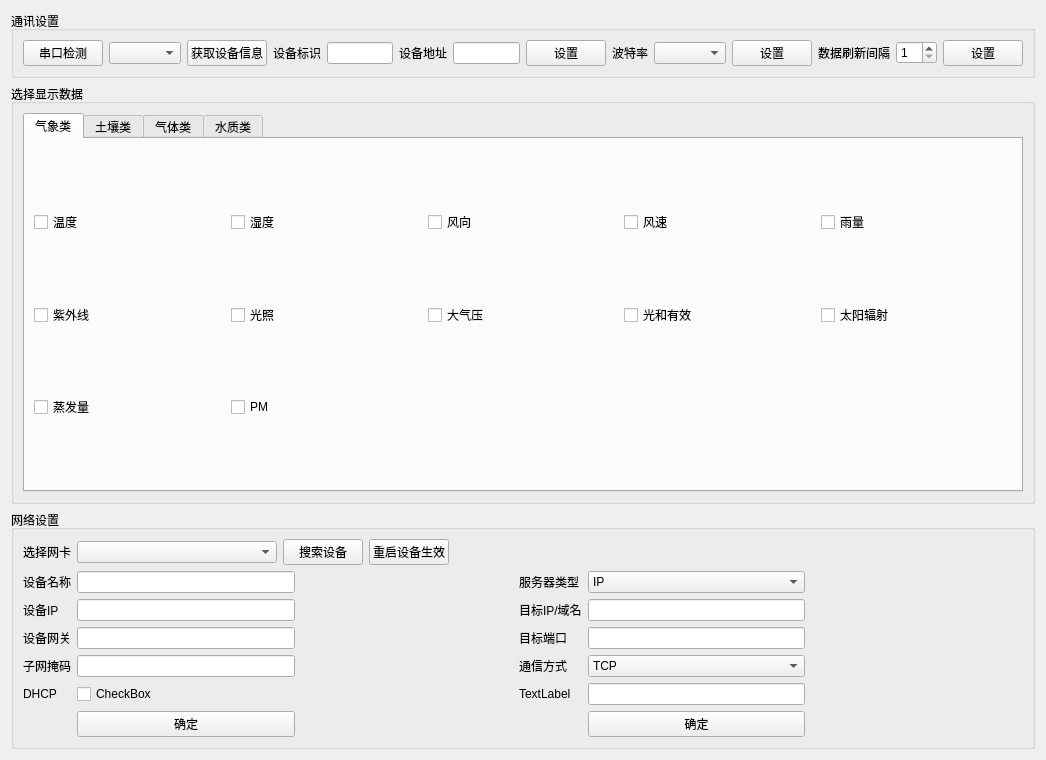
<?xml version="1.0" encoding="UTF-8"?>
<ui version="4.0">
 <class>SettingWindow</class>
 <widget class="QWidget" name="SettingWindow">
  <property name="geometry">
   <rect>
    <x>0</x>
    <y>0</y>
    <width>1046</width>
    <height>760</height>
   </rect>
  </property>
  <property name="windowTitle">
   <string>Form</string>
  </property>
  <property name="styleSheet">
   <string notr="true"/>
  </property>
  <layout class="QVBoxLayout" name="verticalLayout_5">
   <item>
    <widget class="QGroupBox" name="groupBox">
     <property name="title">
      <string>通讯设置</string>
     </property>
     <layout class="QHBoxLayout" name="horizontalLayout_6">
      <item>
       <layout class="QHBoxLayout" name="horizontalLayout">
        <item>
         <spacer name="horizontalSpacer_4">
          <property name="orientation">
           <enum>Qt::Horizontal</enum>
          </property>
          <property name="sizeHint" stdset="0">
           <size>
            <width>12</width>
            <height>20</height>
           </size>
          </property>
         </spacer>
        </item>
        <item>
         <widget class="QPushButton" name="pushButton_search_serial">
          <property name="text">
           <string>串口检测</string>
          </property>
         </widget>
        </item>
        <item>
         <widget class="QComboBox" name="comboBox_serial_list"/>
        </item>
        <item>
         <widget class="QPushButton" name="pushButton_get_device">
          <property name="text">
           <string>获取设备信息</string>
          </property>
         </widget>
        </item>
        <item>
         <spacer name="horizontalSpacer_2">
          <property name="orientation">
           <enum>Qt::Horizontal</enum>
          </property>
          <property name="sizeHint" stdset="0">
           <size>
            <width>40</width>
            <height>20</height>
           </size>
          </property>
         </spacer>
        </item>
        <item>
         <widget class="QLabel" name="label">
          <property name="text">
           <string>设备标识</string>
          </property>
         </widget>
        </item>
        <item>
         <widget class="QLineEdit" name="lineEdit_2"/>
        </item>
        <item>
         <widget class="QLabel" name="label_2">
          <property name="text">
           <string>设备地址</string>
          </property>
         </widget>
        </item>
        <item>
         <widget class="QLineEdit" name="lineEdit_addr"/>
        </item>
        <item>
         <widget class="QPushButton" name="pushButtonsetaddr">
          <property name="text">
           <string>设置</string>
          </property>
         </widget>
        </item>
        <item>
         <spacer name="horizontalSpacer_3">
          <property name="orientation">
           <enum>Qt::Horizontal</enum>
          </property>
          <property name="sizeHint" stdset="0">
           <size>
            <width>40</width>
            <height>20</height>
           </size>
          </property>
         </spacer>
        </item>
        <item>
         <widget class="QLabel" name="label_3">
          <property name="text">
           <string>波特率</string>
          </property>
         </widget>
        </item>
        <item>
         <widget class="QComboBox" name="comboBox_2_bpslist"/>
        </item>
        <item>
         <widget class="QPushButton" name="pushButton_setbps">
          <property name="text">
           <string>设置</string>
          </property>
         </widget>
        </item>
        <item>
         <spacer name="horizontalSpacer">
          <property name="orientation">
           <enum>Qt::Horizontal</enum>
          </property>
          <property name="sizeHint" stdset="0">
           <size>
            <width>40</width>
            <height>20</height>
           </size>
          </property>
         </spacer>
        </item>
        <item>
         <widget class="QLabel" name="label_6">
          <property name="text">
           <string>数据刷新间隔</string>
          </property>
         </widget>
        </item>
        <item>
         <widget class="QSpinBox" name="spinBox_refresh">
          <property name="wrapping">
           <bool>false</bool>
          </property>
          <property name="minimum">
           <number>1</number>
          </property>
         </widget>
        </item>
        <item>
         <widget class="QPushButton" name="pushButton_setrefresh">
          <property name="text">
           <string>设置</string>
          </property>
         </widget>
        </item>
       </layout>
      </item>
     </layout>
    </widget>
   </item>
   <item>
    <widget class="QGroupBox" name="groupBox_2">
     <property name="title">
      <string>选择显示数据</string>
     </property>
     <layout class="QGridLayout" name="gridLayout_8">
      <item row="0" column="0">
       <layout class="QHBoxLayout" name="horizontalLayout_2">
        <item>
         <widget class="QTabWidget" name="tabWidget">
          <property name="currentIndex">
           <number>0</number>
          </property>
          <widget class="QWidget" name="tab">
           <attribute name="title">
            <string>气象类</string>
           </attribute>
           <layout class="QGridLayout" name="gridLayout_7">
            <item row="0" column="0">
             <layout class="QGridLayout" name="gridLayout">
              <item row="3" column="0">
               <widget class="QCheckBox" name="checkBox_5">
                <property name="text">
                 <string>紫外线</string>
                </property>
               </widget>
              </item>
              <item row="1" column="1">
               <widget class="QCheckBox" name="checkBox_11">
                <property name="text">
                 <string>湿度</string>
                </property>
               </widget>
              </item>
              <item row="3" column="2">
               <widget class="QCheckBox" name="checkBox_10">
                <property name="text">
                 <string>大气压</string>
                </property>
               </widget>
              </item>
              <item row="1" column="2">
               <widget class="QCheckBox" name="checkBox_7">
                <property name="text">
                 <string>风向</string>
                </property>
               </widget>
              </item>
              <item row="1" column="3">
               <widget class="QCheckBox" name="checkBox_8">
                <property name="text">
                 <string>风速</string>
                </property>
               </widget>
              </item>
              <item row="0" column="1">
               <spacer name="verticalSpacer">
                <property name="orientation">
                 <enum>Qt::Vertical</enum>
                </property>
                <property name="sizeHint" stdset="0">
                 <size>
                  <width>20</width>
                  <height>40</height>
                 </size>
                </property>
               </spacer>
              </item>
              <item row="3" column="3">
               <widget class="QCheckBox" name="checkBox_3">
                <property name="text">
                 <string>光和有效</string>
                </property>
               </widget>
              </item>
              <item row="5" column="1">
               <widget class="QCheckBox" name="checkBox_9">
                <property name="text">
                 <string>PM</string>
                </property>
               </widget>
              </item>
              <item row="1" column="0">
               <widget class="QCheckBox" name="checkBox_12">
                <property name="text">
                 <string>温度</string>
                </property>
               </widget>
              </item>
              <item row="6" column="1">
               <spacer name="verticalSpacer_2">
                <property name="orientation">
                 <enum>Qt::Vertical</enum>
                </property>
                <property name="sizeHint" stdset="0">
                 <size>
                  <width>20</width>
                  <height>40</height>
                 </size>
                </property>
               </spacer>
              </item>
              <item row="2" column="1">
               <spacer name="verticalSpacer_3">
                <property name="orientation">
                 <enum>Qt::Vertical</enum>
                </property>
                <property name="sizeHint" stdset="0">
                 <size>
                  <width>20</width>
                  <height>40</height>
                 </size>
                </property>
               </spacer>
              </item>
              <item row="3" column="4">
               <widget class="QCheckBox" name="checkBox_2">
                <property name="text">
                 <string>太阳辐射</string>
                </property>
               </widget>
              </item>
              <item row="1" column="4">
               <widget class="QCheckBox" name="checkBox_6">
                <property name="text">
                 <string>雨量</string>
                </property>
               </widget>
              </item>
              <item row="3" column="1">
               <widget class="QCheckBox" name="checkBox_4">
                <property name="text">
                 <string>光照</string>
                </property>
               </widget>
              </item>
              <item row="5" column="0">
               <widget class="QCheckBox" name="checkBox">
                <property name="text">
                 <string>蒸发量</string>
                </property>
               </widget>
              </item>
              <item row="4" column="1">
               <spacer name="verticalSpacer_4">
                <property name="orientation">
                 <enum>Qt::Vertical</enum>
                </property>
                <property name="sizeHint" stdset="0">
                 <size>
                  <width>20</width>
                  <height>40</height>
                 </size>
                </property>
               </spacer>
              </item>
             </layout>
            </item>
           </layout>
          </widget>
          <widget class="QWidget" name="tab_2">
           <attribute name="title">
            <string>土壤类</string>
           </attribute>
           <layout class="QGridLayout" name="gridLayout_9">
            <item row="0" column="0">
             <layout class="QGridLayout" name="gridLayout_2">
              <item row="4" column="2">
               <widget class="QCheckBox" name="checkBox_16">
                <property name="text">
                 <string>土壤钾</string>
                </property>
               </widget>
              </item>
              <item row="4" column="1">
               <widget class="QCheckBox" name="checkBox_15">
                <property name="text">
                 <string>土壤磷</string>
                </property>
               </widget>
              </item>
              <item row="1" column="3">
               <widget class="QCheckBox" name="checkBox_24">
                <property name="text">
                 <string>土壤电导率</string>
                </property>
               </widget>
              </item>
              <item row="0" column="1">
               <spacer name="verticalSpacer_5">
                <property name="orientation">
                 <enum>Qt::Vertical</enum>
                </property>
                <property name="sizeHint" stdset="0">
                 <size>
                  <width>20</width>
                  <height>40</height>
                 </size>
                </property>
               </spacer>
              </item>
              <item row="1" column="2">
               <widget class="QCheckBox" name="checkBox_23">
                <property name="text">
                 <string>土壤湿度</string>
                </property>
               </widget>
              </item>
              <item row="2" column="1">
               <spacer name="verticalSpacer_7">
                <property name="orientation">
                 <enum>Qt::Vertical</enum>
                </property>
                <property name="sizeHint" stdset="0">
                 <size>
                  <width>20</width>
                  <height>40</height>
                 </size>
                </property>
               </spacer>
              </item>
              <item row="1" column="1">
               <widget class="QCheckBox" name="checkBox_22">
                <property name="text">
                 <string>土壤温度</string>
                </property>
               </widget>
              </item>
              <item row="1" column="0">
               <widget class="QCheckBox" name="checkBox_14">
                <property name="text">
                 <string>土壤PH</string>
                </property>
               </widget>
              </item>
              <item row="4" column="0">
               <widget class="QCheckBox" name="checkBox_13">
                <property name="text">
                 <string>土壤氮</string>
                </property>
               </widget>
              </item>
              <item row="5" column="1">
               <spacer name="verticalSpacer_6">
                <property name="orientation">
                 <enum>Qt::Vertical</enum>
                </property>
                <property name="sizeHint" stdset="0">
                 <size>
                  <width>20</width>
                  <height>40</height>
                 </size>
                </property>
               </spacer>
              </item>
             </layout>
            </item>
           </layout>
          </widget>
          <widget class="QWidget" name="tab_3">
           <attribute name="title">
            <string>气体类</string>
           </attribute>
           <layout class="QGridLayout" name="gridLayout_10">
            <item row="0" column="0">
             <layout class="QGridLayout" name="gridLayout_3">
              <item row="1" column="0">
               <widget class="QCheckBox" name="checkBox_26">
                <property name="text">
                 <string>一氧化碳</string>
                </property>
               </widget>
              </item>
              <item row="5" column="2">
               <widget class="QCheckBox" name="checkBox_32">
                <property name="text">
                 <string>甲烷</string>
                </property>
               </widget>
              </item>
              <item row="4" column="1">
               <spacer name="verticalSpacer_10">
                <property name="orientation">
                 <enum>Qt::Vertical</enum>
                </property>
                <property name="sizeHint" stdset="0">
                 <size>
                  <width>20</width>
                  <height>40</height>
                 </size>
                </property>
               </spacer>
              </item>
              <item row="1" column="2">
               <widget class="QCheckBox" name="checkBox_35">
                <property name="text">
                 <string>二氧化碳</string>
                </property>
               </widget>
              </item>
              <item row="3" column="0">
               <widget class="QCheckBox" name="checkBox_25">
                <property name="text">
                 <string>氢气</string>
                </property>
               </widget>
              </item>
              <item row="3" column="2">
               <widget class="QCheckBox" name="checkBox_28">
                <property name="text">
                 <string>氧气</string>
                </property>
               </widget>
              </item>
              <item row="1" column="1">
               <widget class="QCheckBox" name="checkBox_34">
                <property name="text">
                 <string>二氧化硫</string>
                </property>
               </widget>
              </item>
              <item row="5" column="1">
               <widget class="QCheckBox" name="checkBox_31">
                <property name="text">
                 <string>甲醛</string>
                </property>
               </widget>
              </item>
              <item row="0" column="1">
               <spacer name="verticalSpacer_8">
                <property name="orientation">
                 <enum>Qt::Vertical</enum>
                </property>
                <property name="sizeHint" stdset="0">
                 <size>
                  <width>20</width>
                  <height>40</height>
                 </size>
                </property>
               </spacer>
              </item>
              <item row="3" column="1">
               <widget class="QCheckBox" name="checkBox_27">
                <property name="text">
                 <string>负氧离子</string>
                </property>
               </widget>
              </item>
              <item row="5" column="0">
               <widget class="QCheckBox" name="checkBox_30">
                <property name="text">
                 <string>TVOC</string>
                </property>
               </widget>
              </item>
              <item row="2" column="1">
               <spacer name="verticalSpacer_9">
                <property name="orientation">
                 <enum>Qt::Vertical</enum>
                </property>
                <property name="sizeHint" stdset="0">
                 <size>
                  <width>20</width>
                  <height>40</height>
                 </size>
                </property>
               </spacer>
              </item>
              <item row="1" column="3">
               <widget class="QCheckBox" name="checkBox_36">
                <property name="text">
                 <string>臭氧</string>
                </property>
               </widget>
              </item>
              <item row="3" column="3">
               <widget class="QCheckBox" name="checkBox_29">
                <property name="text">
                 <string>氨气</string>
                </property>
               </widget>
              </item>
              <item row="5" column="3">
               <widget class="QCheckBox" name="checkBox_33">
                <property name="text">
                 <string>硫化氢</string>
                </property>
               </widget>
              </item>
              <item row="6" column="1">
               <spacer name="verticalSpacer_11">
                <property name="orientation">
                 <enum>Qt::Vertical</enum>
                </property>
                <property name="sizeHint" stdset="0">
                 <size>
                  <width>20</width>
                  <height>40</height>
                 </size>
                </property>
               </spacer>
              </item>
             </layout>
            </item>
           </layout>
          </widget>
          <widget class="QWidget" name="tab_4">
           <attribute name="title">
            <string>水质类</string>
           </attribute>
           <layout class="QGridLayout" name="gridLayout_11">
            <item row="0" column="0">
             <layout class="QGridLayout" name="gridLayout_4">
              <item row="1" column="2">
               <widget class="QCheckBox" name="checkBox_47">
                <property name="text">
                 <string>水质余氯</string>
                </property>
               </widget>
              </item>
              <item row="1" column="1">
               <widget class="QCheckBox" name="checkBox_46">
                <property name="text">
                 <string>水质浑浊度</string>
                </property>
               </widget>
              </item>
              <item row="3" column="1">
               <widget class="QCheckBox" name="checkBox_39">
                <property name="text">
                 <string>水质电导率</string>
                </property>
               </widget>
              </item>
              <item row="3" column="2">
               <widget class="QCheckBox" name="checkBox_40">
                <property name="text">
                 <string>水质PH</string>
                </property>
               </widget>
              </item>
              <item row="1" column="3">
               <widget class="QCheckBox" name="checkBox_48">
                <property name="text">
                 <string>水质液位</string>
                </property>
               </widget>
              </item>
              <item row="3" column="0">
               <widget class="QCheckBox" name="checkBox_37">
                <property name="text">
                 <string>水质温度</string>
                </property>
               </widget>
              </item>
              <item row="0" column="1">
               <spacer name="verticalSpacer_12">
                <property name="orientation">
                 <enum>Qt::Vertical</enum>
                </property>
                <property name="sizeHint" stdset="0">
                 <size>
                  <width>20</width>
                  <height>40</height>
                 </size>
                </property>
               </spacer>
              </item>
              <item row="1" column="0">
               <widget class="QCheckBox" name="checkBox_38">
                <property name="text">
                 <string>水质溶解氧</string>
                </property>
               </widget>
              </item>
              <item row="2" column="1">
               <spacer name="verticalSpacer_13">
                <property name="orientation">
                 <enum>Qt::Vertical</enum>
                </property>
                <property name="sizeHint" stdset="0">
                 <size>
                  <width>20</width>
                  <height>40</height>
                 </size>
                </property>
               </spacer>
              </item>
              <item row="4" column="1">
               <spacer name="verticalSpacer_14">
                <property name="orientation">
                 <enum>Qt::Vertical</enum>
                </property>
                <property name="sizeHint" stdset="0">
                 <size>
                  <width>20</width>
                  <height>40</height>
                 </size>
                </property>
               </spacer>
              </item>
             </layout>
            </item>
           </layout>
          </widget>
         </widget>
        </item>
       </layout>
      </item>
     </layout>
    </widget>
   </item>
   <item>
    <widget class="QGroupBox" name="groupBox_3">
     <property name="title">
      <string>网络设置</string>
     </property>
     <layout class="QGridLayout" name="gridLayout_12">
      <item row="0" column="0">
       <layout class="QHBoxLayout" name="horizontalLayout_5">
        <item>
         <widget class="QLabel" name="label_4">
          <property name="text">
           <string>选择网卡</string>
          </property>
         </widget>
        </item>
        <item>
         <widget class="QComboBox" name="comboBox_netcarlist">
          <property name="minimumSize">
           <size>
            <width>200</width>
            <height>0</height>
           </size>
          </property>
         </widget>
        </item>
        <item>
         <widget class="QPushButton" name="pushButton_4">
          <property name="text">
           <string>搜索设备</string>
          </property>
         </widget>
        </item>
        <item>
         <widget class="QPushButton" name="pushButton_5">
          <property name="text">
           <string>重启设备生效</string>
          </property>
         </widget>
        </item>
        <item>
         <spacer name="horizontalSpacer_7">
          <property name="orientation">
           <enum>Qt::Horizontal</enum>
          </property>
          <property name="sizeHint" stdset="0">
           <size>
            <width>40</width>
            <height>20</height>
           </size>
          </property>
         </spacer>
        </item>
       </layout>
      </item>
      <item row="1" column="0">
       <layout class="QGridLayout" name="gridLayout_6">
        <item row="2" column="1">
         <widget class="QLineEdit" name="lineEdit_4"/>
        </item>
        <item row="4" column="3">
         <widget class="QLabel" name="label_15">
          <property name="text">
           <string>TextLabel</string>
          </property>
         </widget>
        </item>
        <item row="0" column="2">
         <spacer name="horizontalSpacer_6">
          <property name="orientation">
           <enum>Qt::Horizontal</enum>
          </property>
          <property name="sizeHint" stdset="0">
           <size>
            <width>40</width>
            <height>20</height>
           </size>
          </property>
         </spacer>
        </item>
        <item row="3" column="1">
         <widget class="QLineEdit" name="lineEdit_5"/>
        </item>
        <item row="1" column="0">
         <widget class="QLabel" name="label_9">
          <property name="text">
           <string>设备IP</string>
          </property>
         </widget>
        </item>
        <item row="1" column="4">
         <widget class="QLineEdit" name="lineEdit_8"/>
        </item>
        <item row="3" column="3">
         <widget class="QLabel" name="label_14">
          <property name="text">
           <string>通信方式</string>
          </property>
         </widget>
        </item>
        <item row="1" column="1">
         <widget class="QLineEdit" name="lineEdit_3"/>
        </item>
        <item row="2" column="3">
         <widget class="QLabel" name="label_13">
          <property name="text">
           <string>目标端口</string>
          </property>
         </widget>
        </item>
        <item row="3" column="4">
         <widget class="QComboBox" name="comboBox_4">
          <item>
           <property name="text">
            <string>TCP</string>
           </property>
          </item>
          <item>
           <property name="text">
            <string>UDP</string>
           </property>
          </item>
         </widget>
        </item>
        <item row="4" column="4">
         <widget class="QLineEdit" name="lineEdit_11"/>
        </item>
        <item row="0" column="1">
         <widget class="QLineEdit" name="lineEdit"/>
        </item>
        <item row="4" column="1">
         <widget class="QCheckBox" name="checkBox_17">
          <property name="layoutDirection">
           <enum>Qt::LeftToRight</enum>
          </property>
          <property name="autoFillBackground">
           <bool>false</bool>
          </property>
          <property name="text">
           <string>CheckBox</string>
          </property>
          <property name="checked">
           <bool>false</bool>
          </property>
         </widget>
        </item>
        <item row="0" column="0">
         <widget class="QLabel" name="label_7">
          <property name="text">
           <string>设备名称</string>
          </property>
         </widget>
        </item>
        <item row="2" column="4">
         <widget class="QLineEdit" name="lineEdit_9"/>
        </item>
        <item row="0" column="6">
         <spacer name="horizontalSpacer_5">
          <property name="orientation">
           <enum>Qt::Horizontal</enum>
          </property>
          <property name="sizeHint" stdset="0">
           <size>
            <width>40</width>
            <height>20</height>
           </size>
          </property>
         </spacer>
        </item>
        <item row="0" column="3">
         <widget class="QLabel" name="label_11">
          <property name="text">
           <string>服务器类型</string>
          </property>
         </widget>
        </item>
        <item row="4" column="0">
         <widget class="QLabel" name="label_10">
          <property name="text">
           <string>DHCP</string>
          </property>
         </widget>
        </item>
        <item row="2" column="0">
         <widget class="QLabel" name="label_8">
          <property name="text">
           <string>设备网关</string>
          </property>
         </widget>
        </item>
        <item row="0" column="4">
         <widget class="QComboBox" name="comboBox_5">
          <item>
           <property name="text">
            <string>IP</string>
           </property>
          </item>
          <item>
           <property name="text">
            <string>域名</string>
           </property>
          </item>
         </widget>
        </item>
        <item row="3" column="0">
         <widget class="QLabel" name="label_5">
          <property name="text">
           <string>子网掩码</string>
          </property>
         </widget>
        </item>
        <item row="1" column="3">
         <widget class="QLabel" name="label_12">
          <property name="text">
           <string>目标IP/域名</string>
          </property>
         </widget>
        </item>
        <item row="5" column="1">
         <widget class="QPushButton" name="pushButton_6">
          <property name="text">
           <string>确定</string>
          </property>
         </widget>
        </item>
        <item row="5" column="4">
         <widget class="QPushButton" name="pushButton_7">
          <property name="text">
           <string>确定</string>
          </property>
         </widget>
        </item>
       </layout>
      </item>
     </layout>
    </widget>
   </item>
  </layout>
 </widget>
 <resources/>
 <connections/>
</ui>
